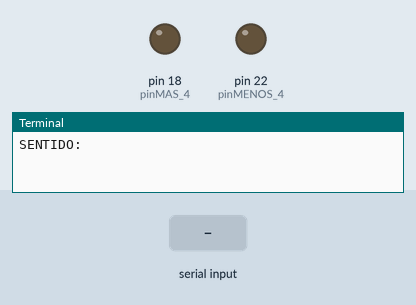
This program was run on a simulated Raspberry Pi (header pin numbers). On the bench: output pins drawn as LEDs (lit = HIGH), the last lines printed to the terminal. The inputs (shaded band) are chosen by the test bench.

Above: at 1.2 s.
1.3 s: "cw" typed at the terminal
At 1.7 s:
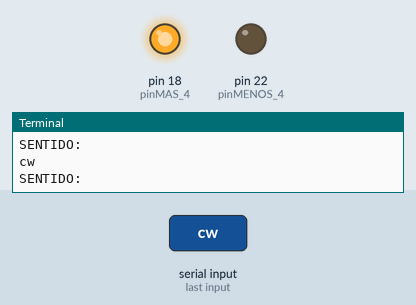
2.8 s: "ccw" typed at the terminal
At 4.0 s:
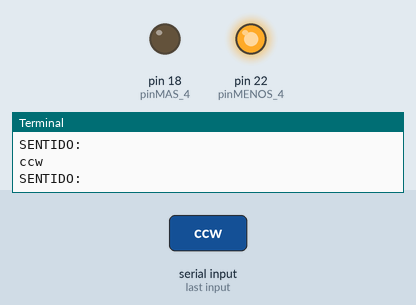
4.3 s: "n" typed at the terminal
At 5.2 s:
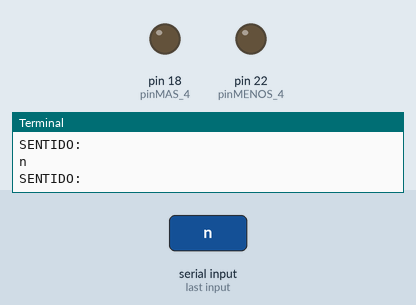
Timing chart, 0 to 7.3 s (numbered marks = the images above; inputs shaded):
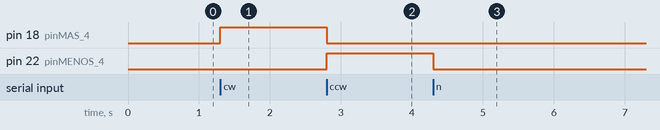

The program:

motor4.py
```python
import RPi.GPIO as GPIO
import time

GPIO.setwarnings(False)
GPIO.setmode(GPIO.BOARD)

#Asignacion Pines

pinMAS_4 = 18
pinMENOS_4 = 22


GPIO.setup(pinMAS_4,GPIO.OUT)
GPIO.setup(pinMENOS_4,GPIO.OUT)

try:
	GPIO.output(pinMAS_4,GPIO.LOW)
	GPIO.output(pinMENOS_4,GPIO.LOW)

	while True:
		sent = str(raw_input("SENTIDO:"))
		if sent == "cw":
			GPIO.output(pinMAS_4,GPIO.HIGH)
			GPIO.output(pinMENOS_4,GPIO.LOW)
		elif sent == "ccw":
			GPIO.output(pinMAS_4,GPIO.LOW)
			GPIO.output(pinMENOS_4,GPIO.HIGH)
		elif sent == "n":
			GPIO.output(pinMAS_4,GPIO.LOW)
			GPIO.output(pinMENOS_4,GPIO.LOW)


except KeyboardInterrupt:
	GPIO.output(pinMAS_4,GPIO.LOW)
	GPIO.output(pinMENOS_4,GPIO.LOW)
	GPIO.cleanup()
```

Measured:
- after the input at 1.3 s, pin 18 (pinMAS_4): LOW → HIGH at once
- after the input at 2.8 s, pin 18 (pinMAS_4): HIGH → LOW at once; pin 22 (pinMENOS_4): LOW → HIGH at once
- after the input at 4.3 s, pin 22 (pinMENOS_4): HIGH → LOW at once
